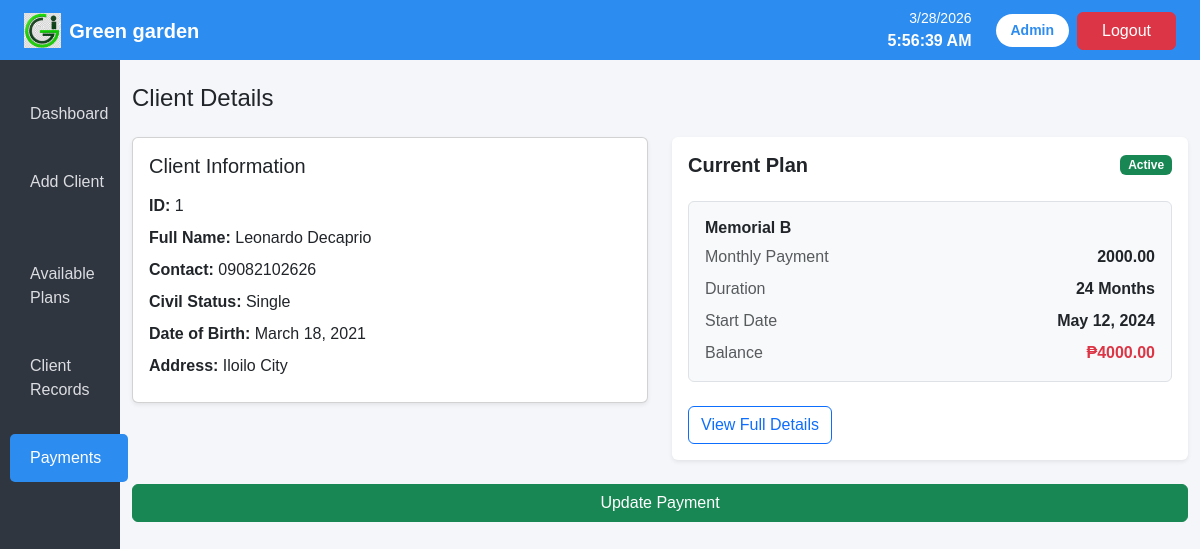
/add-payment/1/ (signed in), run on the app's committed database.
### app/models.py (models this page shows, shortened)
class ClientPersonalInfo(models.Model):
    client_first_name = models.CharField(max_length=200)
    client_middle_name = models.CharField(max_length=200, blank=True, null=True)
    client_last_name = models.CharField(max_length=200)
    client_address = models.CharField(max_length=200)
    client_contact_number = models.CharField(max_length=13)
    client_civil_status = models.CharField(
        max_length=20,
        choices=[
            ("Single", "Single"),
            ("Married", "Married"),
            ("Widowed", "Widowed"),
            ("Separated", "Separated"),
        ],
    )
    client_date_birth = models.DateField()
    client_religion = models.CharField(max_length=200)
    client_occupation = models.CharField(max_length=200)
    client_employer_name = models.CharField(max_length=200)
    client_employer_address = models.CharField(max_length=200)
    client_spouse_name = models.CharField(max_length=200, blank=True, null=True)
    client_spouse_date_birth = models.DateField(blank=True, null=True)
    client_spouse_occupation = models.CharField(max_length=200, blank=True, null=True)
    client_spouse_employer = models.CharField(max_length=200, blank=True, null=True)
    client_id_type = models.CharField(
            max_length=50,
            choices=[
                ("Passport", "Passport"),
                ("Driver's License", "Driver's License"),
                ("National ID", "National ID"),
                ("SSS ID", "SSS ID"),
                ("GSIS ID", "GSIS ID"),
                ("UMID", "UMID"),
                ("Postal ID", "Postal ID"),
            ],
        )
    client_id_number = models.CharField(max_length=20)
    client_date_issued = models.DateField()
    client_place_issued = models.CharField(max_length=200)
    def full_name(self):
        middle = f" {self.client_middle_name}" if self.client_middle_name else ""
        return f"{self.client_first_name}{middle} {self.client_last_name}".strip()

class ClientStatus(models.Model):
    client = models.ForeignKey(ClientPersonalInfo, on_delete=models.CASCADE)
    plan = models.CharField(max_length=200)
    monthly_payment = models.DecimalField(max_digits=20, decimal_places=2)
    duration = models.IntegerField()
    months_remaining = models.IntegerField()
    start_date = models.DateField()
    balance = models.DecimalField(max_digits=20, decimal_places=2)
    paid_balance = models.DecimalField(max_digits=20, decimal_places=2)
    date_paid = models.DateTimeField(blank=True, null=True)
    status = models.BooleanField(default=True)

### app/views.py (the view)
# urls.py: path('add-payment/<int:pk>/', views.add_payment_view, name='add-payment'),
@login_required(login_url="login")
def add_payment_view(request, pk):
    client = get_object_or_404(ClientPersonalInfo, pk=pk)
    client_status = ClientStatus.objects.filter(client=client).first()
    return render(request, "app/add_payment.html", {"client": client, "client_status": client_status})

### app/templates/app/add_payment.html (shortened to what this page needs)
<!DOCTYPE html>
<html lang="en">
<head>
<link href="https://cdn.jsdelivr.net/npm/bootstrap@5.3.2/dist/css/bootstrap.min.css" rel="stylesheet">
{% load static %}
<link rel="stylesheet" href="{% static 'css/homepage.css' %}">
</head>
<body>
<nav class="navbar navbar-dark topbar px-4">
<a class="navbar-brand d-flex align-items-center" href="#">
<img src="{% static 'img/landing/logo.png' %}" height="35" class="me-2">
<span class="fw-bold text-white">Green garden</span>
</a>
<div class="ms-auto d-flex align-items-center">
<div class="me-4 text-end text-white">
<div id="date" class="small"></div>
<div id="time" class="fw-bold"></div>
</div>
<span class="admin-box">{{ user.username.title }}</span>
<a href="{% url 'logout' %}" class="btn btn-danger px-4 ms-2">Logout</a>
</div>
</nav>
<div class="d-flex">
<div class="sidebar">
<ul class="nav flex-column">
<li class="nav-item">
<a class="nav-link" href="{% url 'homepage' %}">Dashboard</a>
</li>
<li class="nav-item">
<a class="nav-link" href="{% url 'add-client' %}">Add Client</a>
</li>
<li class="nav-item">
<a class="nav-link" href="{% url 'homepage' %}">Available Plans</a>
</li>
<li class="nav-item">
<a class="nav-link" href="{% url 'records' %}">Client Records</a>
</li>
<li class="nav-item">
<a class="nav-link active" href="{% url 'payment-history' %}">Payments</a>
</li>
</ul>
</div>
<div class="container mt-4">
<h4 class="mb-4">Client Details</h4>
<div class="row g-4">
<div class="col-md-6">
<div class="card shadow-sm">
<div class="card-body">
<h5 class="mb-3">Client Information</h5>
<div class="mb-2"><strong>ID:</strong> {{ client.id }}</div>
<div class="mb-2"><strong>Full Name:</strong> {{ client.full_name }}</div>
<div class="mb-2"><strong>Contact:</strong> {{ client.client_contact_number }} </div>
<div class="mb-2"><strong>Civil Status:</strong> {{ client.client_civil_status }}</div>
<div class="mb-2"><strong>Date of Birth:</strong> {{ client.client_date_birth }} </div>
<div class="mb-2"><strong>Address:</strong> {{ client.client_address }} </div>
</div>
</div>
</div>
<div class="col-md-6">
<div class="card shadow-sm border-0">
<div class="card-body">
<div class="d-flex justify-content-between align-items-center mb-4">
<h5 class="mb-0 fw-semibold">Current Plan</h5>
<span class="badge bg-success">{% if client_status.status %} Active {% else %} Expired {% endif %}</span>
</div>
<div class="p-3 rounded bg-light border">
<h6 class="fw-bold mb-2">{{ client_status.plan }}</h6>
<div class="row mb-2">
<div class="col-6 text-muted">Monthly Payment</div>
<div class="col-6 text-end fw-semibold">{{ client_status.monthly_payment }}</div>
</div>
<div class="row mb-2">
<div class="col-6 text-muted">Duration</div>
<div class="col-6 text-end fw-semibold">{{ client_status.duration }} Months</div>
</div>
<div class="row mb-2">
<div class="col-6 text-muted">Start Date</div>
<div class="col-6 text-end fw-semibold">{{ client_status.start_date }}</div>
</div>
<div class="row">
<div class="col-6 text-muted">Balance</div>
<div class="col-6 text-end fw-semibold text-danger">₱{{ client_status.balance }}</div>
</div>
</div>
<div class="mt-4 d-grid">
<a href="{% url 'payment-history' %}"><button class="btn btn-outline-primary">View Full Details</button></a>
</div>
</div>
</div>
</div>
<div class="col-12">
<a href="{% url 'payment-history' %}"><button class="btn btn-success w-100">Update Payment</button></a>
</div>
</div>
</div>
</div>
</body>
</html>

### app/static/css/homepage.css (style rules this page uses)
body { background:#f5f6fa; font-family:Arial, Helvetica, sans-serif; margin:0; }
.topbar { background:#2d8cf0; height:60px; }
.sidebar { width:10%; background:#2f3640; min-height:100vh; padding-top:20px; }
.sidebar .nav-link { color:#dcdde1; margin: 10px; padding:12px 20px; }
.sidebar .active { background:#2d8cf0; color:white; border-radius:5px; }
.admin-box { background:white; color:#2d8cf0; padding:6px 15px; border-radius:20px; font-size:14px; font-weight:600; }

### data on the page
ClientPersonalInfo: id "1", full_name "Leonardo Decaprio", client_contact_number "09082102626", client_civil_status "Single", client_date_birth "March 18, 2021", client_address "Iloilo City"
ClientStatus: plan "Memorial B", monthly_payment "2000.00", duration "24", start_date "May 12, 2024", balance "4000.00"

### other printed values
{{ user.username.title }} "Admin"
